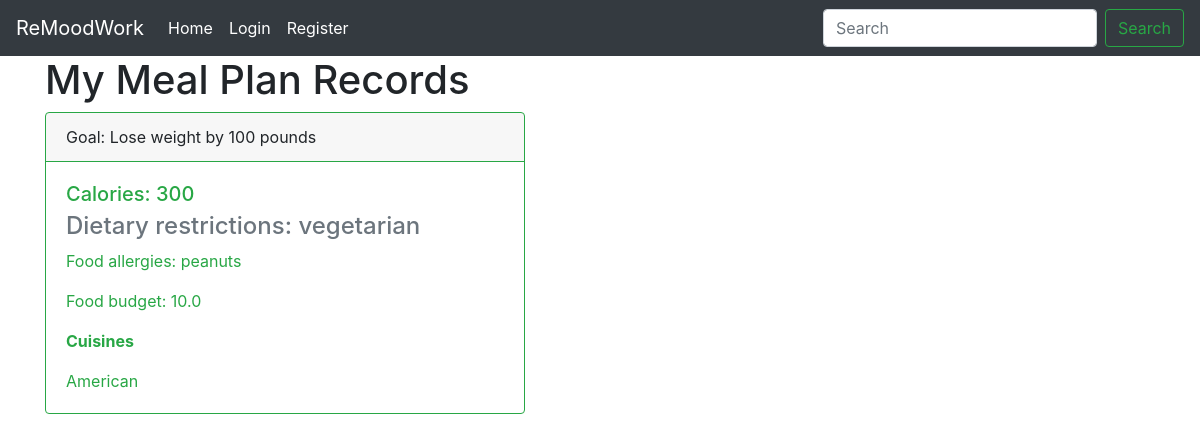
The app's page /employee/22/mealplan/ with its own data.
### workrecords/models.py (models this page shows, shortened)
class MealPlan(models.Model):
    calories = models.PositiveIntegerField()
    dietary_restrictions = models.CharField(max_length=100)
    goal = models.CharField(max_length=100, blank=True)
    allergy = models.CharField(max_length=100)
    budget = models.FloatField()
    cuisine = models.CharField(max_length=100)
    employee = models.OneToOneField(Employee, on_delete=models.CASCADE)

### workrecords/views.py (the view)
# urls.py: path('employee/<int:pk>/mealplan/', views.meal_plan_view, name='remoodwork-meal-plan'),
def meal_plan_view(request, pk):
    if pk:
        user = User.objects.get(pk=pk)
        employee = Employee.objects.get(user=user)
        meal_plan_record = MealPlan.objects.filter(employee=employee).first()
    context = {
        'user_id': pk,
        'meal_plan_record': meal_plan_record
    }
    return render(request=request, template_name='workrecords/meal_plan_main_page.html', context=context)

### workrecords/templates/workrecords/meal_plan_main_page.html (shortened to what this page needs)
{% extends 'workrecords/base.html' %}
{% block content %}
<body>
{% if meal_plan_record %}
<div class="container">
    <div class="row">
        <div class="col-12">
            <h1>My Meal Plan Records</h1>
            <div class="card border-success mb-2" style="max-width: 30rem;">
                <div class="card-header border-success">Goal: {{ meal_plan_record.goal }}</div>
                <div class="card-body text-success">
                    <h5 class="card-title">Calories: {{ meal_plan_record.calories }}</h5>
                    <h4 class="card-subtitle mb-2 text-muted">
                        Dietary restrictions: {{ meal_plan_record.dietary_restrictions }}</h4>
                    <p class="card-text">Food allergies:
                        {{ meal_plan_record.allergy }}</p>
                    <p class="card-text">Food budget:
                        {{ meal_plan_record.budget }}</p>
                    <p class="card-text"><strong>Cuisines</strong></p>
                    <p class="card-text">{{ meal_plan_record.cuisine }}</p>
                </div>
            </div>
        </div>
    </div>
</div>
{% endif %}
{% endblock content %}

### records on screen
MealPlan: goal "Lose weight by 100 pounds", calories "300", dietary_restrictions "vegetarian", allergy "peanuts", budget "10.0", cuisine "American"
